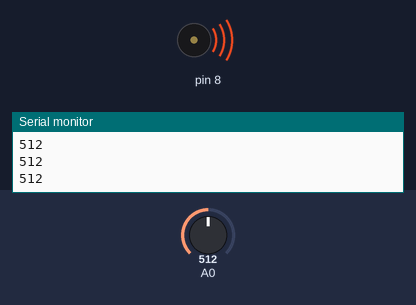
This sketch was run on a simulated Arduino Uno, built with avr-gcc and run on an emulated ATmega328P. Parts: buzzer (waves = sounding), the last lines printed to the serial monitor. Inputs (shaded band) come from the test bench; at power-on: A0 = 512.

Above: at 1.2 s.
1.3 s: A0 set to 490
At 1.6 s:
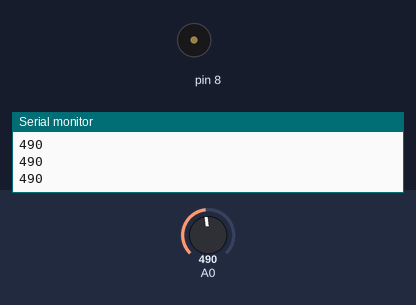
2.8 s: A0 set to 511
At 4.0 s:
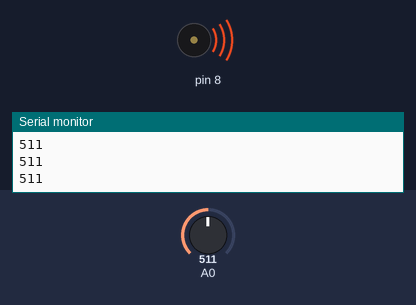
4.3 s: A0 set to 495
At 5.2 s:
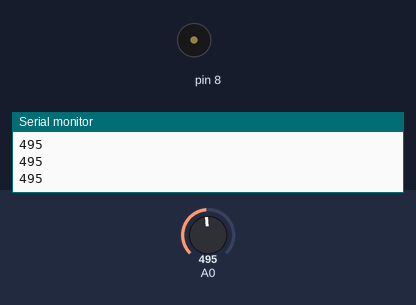
Timing chart, 0 to 7.3 s (numbered marks = the images above; inputs shaded):
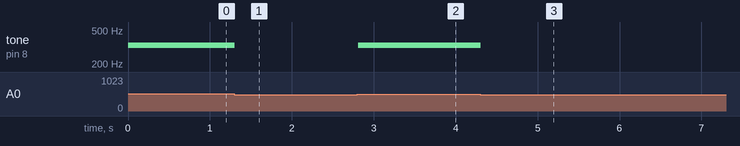

The sketch:

Clavier-Musical.ino
```cpp
// Notes qui correspondent aux fréquences (ex: do => 262 Hz)
int notes[] = {262, 294, 330, 349};

void setup() {
  // Initialiser la liaison série
  Serial.begin(9600);
}

void loop() {
  // Lecture de la valeur de la broche analogique A0
  int keyVal = analogRead(A0);
  // Afficher la valeur
  Serial.println(keyVal);
  // Jouer la note correspondante en fonction de la valeur lue via la broche analogique
  if(keyVal == 1023) {
    tone(8, notes[0]);
  } else if(keyVal >= 960 && keyVal <= 1010) {
    tone(8, notes[1]);
  } else if(keyVal >= 505 && keyVal <= 515) {
    tone(8, notes[2]);
  } else if(keyVal >= 5 && keyVal <= 10) {
    tone(8, notes[3]);
  } else {
    noTone(8);
  }
}
```

Measured:
- the behaviour switches between 505 and 504 on A0 (found by bisection; images 0 and 1)
- after the input at 1.3 s, tone on pin 8: 330 Hz → silent at once
- after the input at 2.8 s, tone on pin 8: silent → 330 Hz at once
- after the input at 4.3 s, tone on pin 8: 330 Hz → silent at once
